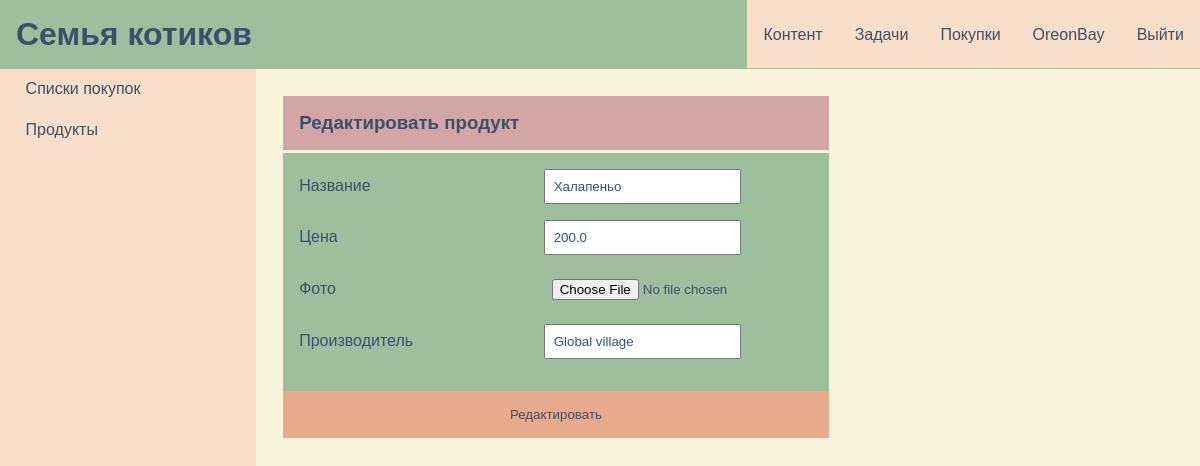
/buyapp/products/1/edit (signed in), run on the app's committed database.
### buyapp/models.py (models this page shows, shortened)
class Product(models.Model):
    name = models.CharField(max_length=100, verbose_name="Название")
    price = models.FloatField(null=True, blank=True, verbose_name="Цена")
    photo = models.ImageField(null=True, blank=True, upload_to="product/", verbose_name="Фото")
    manufacturer = models.CharField(null=True, blank=True, max_length=100, verbose_name="Производитель")

### buyapp/views.py (the view)
# urls.py: path('products/<int:pk>/edit', views.EditProductView.as_view(), name='edit_product'),
class EditProductView(LoginRequiredMixin, UpdateView):
    model = Product
    fields = '__all__'
    template_name = 'buyapp/edit_product.html'
    extra_context = {
        'title': "Редактировать продукт"
    }

### buyapp/templates/buyapp/edit_product.html (shortened to what this page needs)
{% extends 'buyapp/buyapp_base.html' %}
{% block main_page %}
<div class="user_main_page">
    <div class="form-container">
        <h3>{{title}}</h3>
        <form action="" method="post" enctype="multipart/form-data">
            <div class="generic-form">
                {% for f in form %}
                <p class="form-element"><label class="form-label" for="{{ f.id_for_label }}">{{ f.label }}</label> {{f}} </p>
                {% endfor %}
            </div>
            <p class="button_p"><button type="submit">Редактировать</button> </p>
        </form>
    </div>
</div>
{% endblock %}

### templates/base.html (shortened to what this page needs)
{% load static %}
<!DOCTYPE html>
<html lang="en">
<head>
    <link type="text/css" href="{% static 'content/css/main.css' %}" rel="stylesheet">
    <link type="text/css" href="{% static 'content/css/responsive.css' %}" rel="stylesheet">
    <link type="text/css" href="{% static 'content/css/content.css' %}" rel="stylesheet">
    <link type="text/css" href="{% static 'tasks/css/tasks.css' %}" rel="stylesheet">
    <link type="text/css" href="{% static 'buyapp/css/buyapp.css' %}" rel="stylesheet">
</head>
<body>
    <header>
        <h1><a href="{% url 'index' %}">Семья котиков</a></h1>
        <div class="right-bar">
            <p><a href="{% url 'index' %}">Контент</a></p>
            <p><a href="{% url 'tasks:index' %}">Задачи</a></p>
            <p><a href="{% url 'buyapp:index' %}">Покупки</a></p>
            {% if user.is_authenticated %}
            <p><a href="{% url 'users:profile' %}">{{ user.username }}</a></p>
            <p><a href="{% url 'users:logout' %}">Выйти</a></p>
            {% else %}
            <p><a href="{% url 'users:login' %}">Войти</a></p>
            <p><a href="{% url 'users:register' %}">Регистрация</a></p>
            {% endif %}
        </div>
    </header>
    <main>
        {% block content %}
        {% endblock %}
    </main>
</body>
</html>

### content/static/content/css/main.css (style rules this page uses)
:root { --primary: #9DBF9E; --secondary: #D4A5A5; --accent: #F9DEC9; --neutral: #FAF3DD; --text: #3A506B; --warning: #E8AA8C; }
* { margin: 0; padding: 0; font-family: 'Arial', sans-serif; color: var(--text); }
html, body { height: 100%; }
html, body { display: flex; flex-direction: column; }
header { background: var(--primary); color: var(--text); display: flex; justify-content: space-between; flex-shrink: 0; }
header h1 { padding: 1rem; }
header h1 a { text-decoration: none; color: var(--text); }
main { flex: 1 0 auto; background: var(--neutral); }
.right-bar { display: flex; text-align: center; align-items: center; }
.right-bar a { padding: 1rem; padding-top: 1.6rem; padding-bottom: 1.6rem; background: var(--accent); color: var(--text); text-decoration: none; }
.user_main_page { padding: 1rem; }
.generic-form { padding: 1rem; }
.form-element { margin-bottom: 1rem; }
.form-element input, select, textarea { padding: 0.5rem; }
.form-element input { min-width: 10rem; }
.form-label { display: inline-block; min-width: 15rem; font-size: 1rem; }
.form-container { width: fit-content; }
.generic-form { background: var(--primary); }
.form-container h3 { background: var(--secondary); padding: 1rem; }
.button_p { text-align: center; align-items: center; }
.button_p button { padding: 1rem; width: 100%; border-style: none; background: var(--warning); }

### content/static/content/css/content.css (style rules this page uses)
:root { --primary: #9DBF9E; --secondary: #D4A5A5; --accent: #F9DEC9; --neutral: #FAF3DD; --text: #3A506B; --warning: #E8AA8C; }

### tasks/static/tasks/css/tasks.css (style rules this page uses)
:root { --primary: #9DBF9E; --secondary: #D4A5A5; --accent: #F9DEC9; --neutral: #FAF3DD; --text: #3A506B; --warning: #E8AA8C; }

### buyapp/static/buyapp/css/buyapp.css (style rules this page uses)
:root { --primary: #9DBF9E; --secondary: #D4A5A5; --accent: #F9DEC9; --neutral: #FAF3DD; --text: #3A506B; --warning: #E8AA8C; }
.shopping_list_card p, h3 { margin-bottom: 0.2rem; }

### data on the page
Product: form "Халапеньо" "200.0" "Global village"

### other printed values
{{ user.username }} "OreonBay"
{{ title }} "Редактировать продукт"
{{ f.label }} "Название" "Цена" "Фото" "Производитель"
